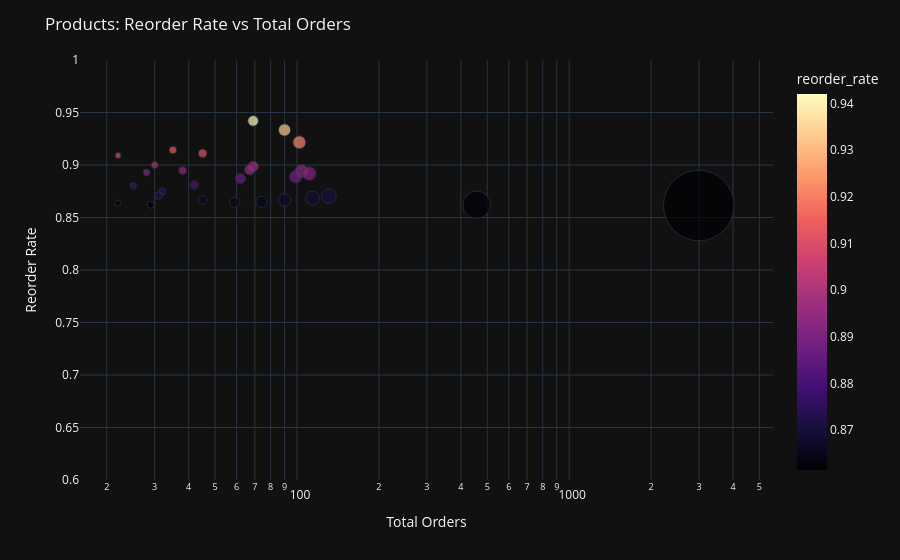

The code cell stored with this chart in its notebook:
### Code cell
import plotly.express as px

fig = px.scatter(
    product_loyalty,
    x="total",
    y="reorder_rate",
    size="total",                   # Bubble size reflects product popularity
    color="reorder_rate",
    hover_name="product_name",
    color_continuous_scale="magma",
    size_max=50,
)

# log scale on x-axis to handle long-tail distribution of products
# y-axis restricted to high reorder rates to highlight loyal products
fig.update_layout(
    title="Products: Reorder Rate vs Total Orders",
    xaxis_title="Total Orders",
    yaxis_title="Reorder Rate",
    yaxis=dict(range=[0.6, 1]),
    xaxis_type="log"
)

fig.show()

### Figure 1 — Plotly figure (JSON) as saved in the notebook; plotly's stock layout.template omitted (floating-point values rounded to 4 significant figures)
{"data": [{"hovertemplate": "<b>%{hovertext}</b><br><br>total=%{marker.size}<br>reorder_rate=%{marker.color}<extra></extra>", "hovertext": ["Raw Veggie Wrappers", "Serenity Ultimate Extrema Overnight Pads", "Chocolate Love Bar", "Soy Powder Infant Formula", "Simply Sleep Nighttime Sleep Aid", "Energy Shot, Grape Flavor", "Russian River Valley Reserve Pinot Noir", "Bars Peanut Butter", "Soy Crisps Lightly Salted", "High Gravity Lager", "Maca Buttercups", "Almond Orgeat Syrup", "Benchbreak Chardonnay", "Organic Blueberry B Mega", "Sparking Water", "Very Rare Blended  Scotch Whisky", "Amazake Almond Shake", "Steamfresh Garlic Parm Peas", "Pure Zero", "Obsidian Stout", "Fragrance Free Clay with Natural Odor Eliminator Cat Litter", "Thousand Island Salad Snax", "Peanut Butter Honey Spread", "Classic Carbonated Natural Mineral Water", "G Series Orange Sports Drink", "Gourmet French Roast Ground Coffee", "Porter", "Real2 Alkalized Water 500 ml", "Jet Fuel Dark Roast Whole Bean Coffee", "Half And Half Ultra Pasteurized"], "legendgroup": "", "marker": {"color": [0.942, 0.9333, 0.9216, 0.9143, 0.9111, 0.9091, 0.9, 0.8986, 0.8955, 0.8947, 0.8942, 0.8929, 0.8919, 0.8889, 0.8871, 0.881, 0.88, 0.875, 0.871, 0.871, 0.8702, 0.8684, 0.8667, 0.8667, 0.8649, 0.8644, 0.8636, 0.8621, 0.8621, 0.8614], "coloraxis": "coloraxis", "size": [69, 90, 102, 35, 45, 22, 30, 69, 67, 38, 104, 28, 111, 99, 62, 42, 25, 32, 31, 31, 131, 114, 45, 90, 74, 59, 22, 457, 29, 2995], "sizemode": "area", "sizeref": 1.198, "symbol": "circle"}, "mode": "markers", "name": "", "orientation": "v", "showlegend": false, "x": [69, 90, 102, 35, 45, 22, 30, 69, 67, 38, 104, 28, 111, 99, 62, 42, 25, 32, 31, 31, 131, 114, 45, 90, 74, 59, 22, 457, 29, 2995], "xaxis": "x", "y": [0.942, 0.9333, 0.9216, 0.9143, 0.9111, 0.9091, 0.9, 0.8986, 0.8955, 0.8947, 0.8942, 0.8929, 0.8919, 0.8889, 0.8871, 0.881, 0.88, 0.875, 0.871, 0.871, 0.8702, 0.8684, 0.8667, 0.8667, 0.8649, 0.8644, 0.8636, 0.8621, 0.8621, 0.8614], "yaxis": "y", "type": "scatter"}], "layout": {"xaxis": {"anchor": "y", "domain": [0.0, 1.0], "title": {"text": "Total Orders"}, "type": "log"}, "yaxis": {"anchor": "x", "domain": [0.0, 1.0], "title": {"text": "Reorder Rate"}, "range": [0.6, 1]}, "coloraxis": {"colorbar": {"title": {"text": "reorder_rate"}}, "colorscale": [[0.0, "#000004"], [0.1111, "#180f3d"], [0.2222, "#440f76"], [0.3333, "#721f81"], [0.4444, "#9e2f7f"], [0.5556, "#cd4071"], [0.6667, "#f1605d"], [0.7778, "#fd9668"], [0.8889, "#feca8d"], [1.0, "#fcfdbf"]]}, "legend": {"tracegroupgap": 0, "itemsizing": "constant"}, "margin": {"t": 60}, "title": {"text": "Products: Reorder Rate vs Total Orders"}}}
